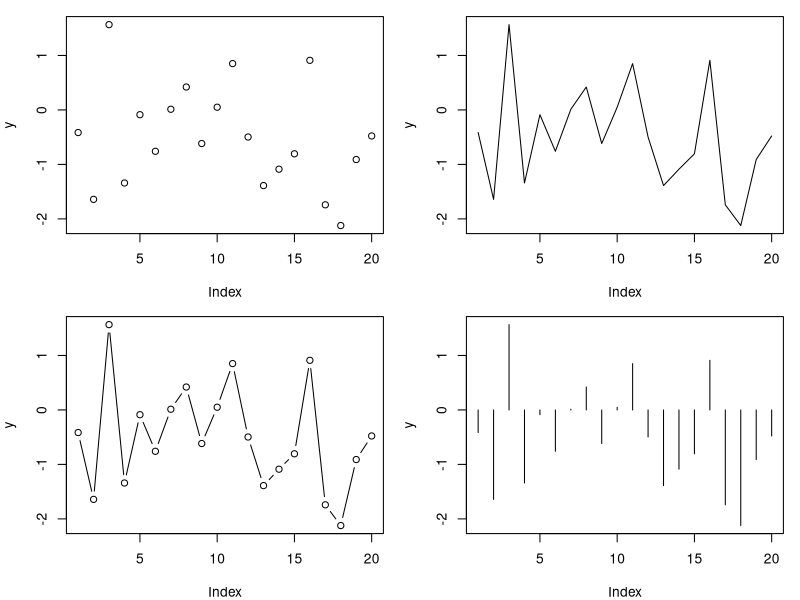
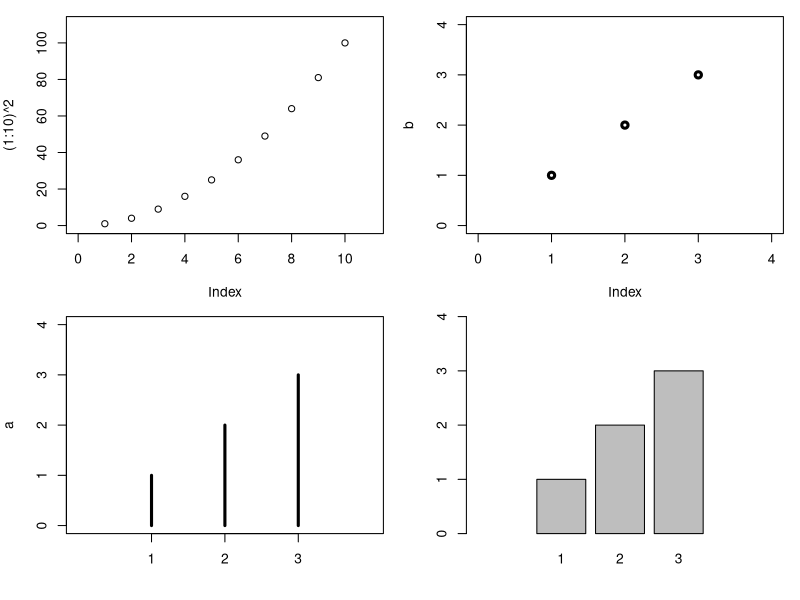
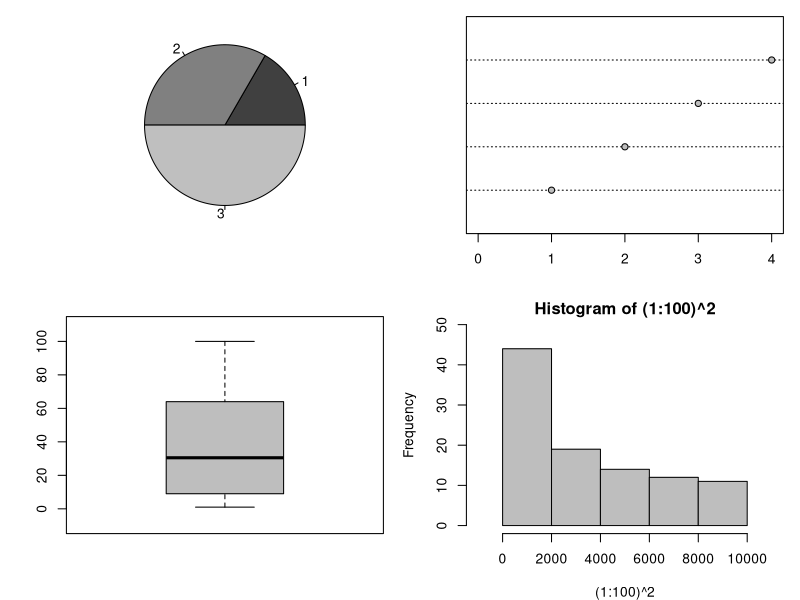

Write R code to recreate these figures, in order.
# Traditional graphics

# One variable

# Program 1

par(mfrow=c(2, 2), mar=c(4, 4, 1, 1))
y <- rnorm(20)
plot(y, type="p")
plot(y, type="l")
plot(y, type="b")
plot(y, type="h")

#Program 2

plot((1:10)^2,xlim=c(0, 11), ylim=c(0, 110))

# Program 3

a<-table(rep(1:3, 1:3))
b<-rep(1:3)
plot(b,lwd=3, xlim=c(0, 4), ylim=c(0, 4))
plot(a,lwd=3, xlim=c(0, 4), ylim=c(0, 4))

# Program 4

barplot(table(rep(1:3, 1:3)),xlim=c(-1, 5), ylim=c(0, 4),col = "grey")

#Program 5

pie(c(1, 2, 3), col=gray(1:3/4))

# Program 6

dotchart(1:4, pch=21, bg="gray", lcolor="black", xlim=c(0, 4))

# Program 7

boxplot((1:10)^2, col="gray", ylim=c(-10, 110))

# Program 8

hist((1:100)^2, col="gray", breaks=6, xlim=c(-1000, 11000), ylim=c(0, 50))






